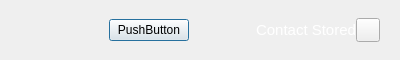
<?xml version="1.0" encoding="UTF-8"?>
<ui version="4.0">
 <class>SnackBar</class>
 <widget class="QDialog" name="SnackBar">
  <property name="geometry">
   <rect>
    <x>0</x>
    <y>0</y>
    <width>400</width>
    <height>60</height>
   </rect>
  </property>
  <property name="minimumSize">
   <size>
    <width>0</width>
    <height>60</height>
   </size>
  </property>
  <property name="maximumSize">
   <size>
    <width>16777215</width>
    <height>60</height>
   </size>
  </property>
  <property name="windowTitle">
   <string>Form</string>
  </property>
  <layout class="QHBoxLayout" name="horizontalLayout">
   <property name="spacing">
    <number>0</number>
   </property>
   <property name="leftMargin">
    <number>100</number>
   </property>
   <property name="topMargin">
    <number>0</number>
   </property>
   <property name="rightMargin">
    <number>0</number>
   </property>
   <property name="bottomMargin">
    <number>0</number>
   </property>
   <item>
    <widget class="QWidget" name="snackContainer" native="true">
     <property name="styleSheet">
      <string notr="true"/>
     </property>
     <layout class="QHBoxLayout" name="horizontalLayout_2" stretch="0,0,2,0">
      <property name="spacing">
       <number>0</number>
      </property>
      <property name="rightMargin">
       <number>20</number>
      </property>
      <item>
       <widget class="QPushButton" name="pushButton_2">
        <property name="text">
         <string>PushButton</string>
        </property>
       </widget>
      </item>
      <item>
       <spacer name="horizontalSpacer">
        <property name="orientation">
         <enum>Qt::Horizontal</enum>
        </property>
        <property name="sizeHint" stdset="0">
         <size>
          <width>40</width>
          <height>20</height>
         </size>
        </property>
       </spacer>
      </item>
      <item alignment="Qt::AlignHCenter|Qt::AlignVCenter">
       <widget class="QLabel" name="label">
        <property name="styleSheet">
         <string notr="true">padding-left:45px;
font-size: 15px;
color:white;</string>
        </property>
        <property name="text">
         <string>Contact Stored</string>
        </property>
        <property name="alignment">
         <set>Qt::AlignCenter</set>
        </property>
       </widget>
      </item>
      <item alignment="Qt::AlignVCenter">
       <widget class="QPushButton" name="pushButton">
        <property name="minimumSize">
         <size>
          <width>24</width>
          <height>24</height>
         </size>
        </property>
        <property name="maximumSize">
         <size>
          <width>24</width>
          <height>24</height>
         </size>
        </property>
        <property name="focusPolicy">
         <enum>Qt::NoFocus</enum>
        </property>
        <property name="autoFillBackground">
         <bool>true</bool>
        </property>
        <property name="styleSheet">
         <string notr="true"/>
        </property>
        <property name="text">
         <string/>
        </property>
       </widget>
      </item>
     </layout>
    </widget>
   </item>
  </layout>
 </widget>
 <resources/>
 <connections/>
</ui>
